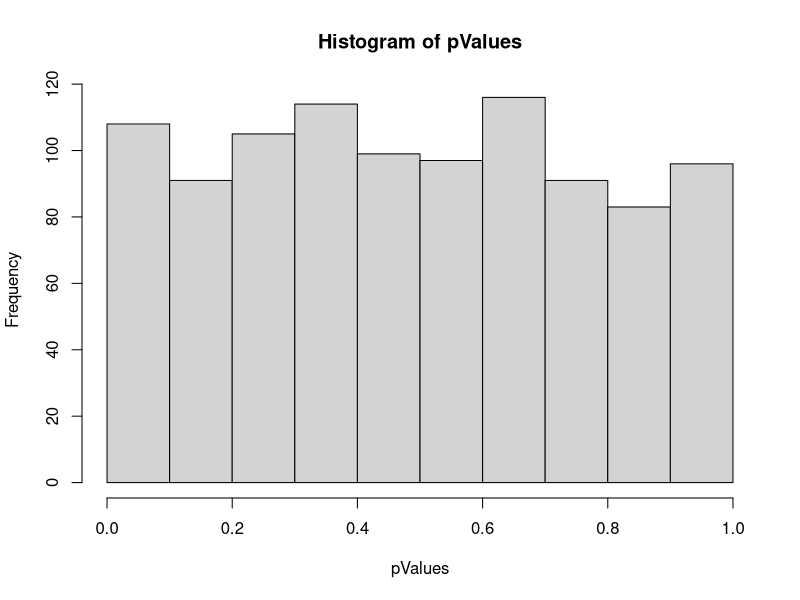

The R source for this figure: (Note: this script raises an error after producing the figure.)
# this function will find the p-value for a two-sided t-test of a null
# hypothesis
find.p.value <- function(n) {
	# generate random normal sample N(0,1)
	r <- rnorm(n,0,1)

	# perform a two-sided t-test of null hypothesis
	result <- t.test(r,alternative = c("two.sided"))

	# extract the p-value
	return(result$p.value)
}
# Simulate the expermient for 1000 times and for different values of n
n <- c(5, 10, 30, 100);

nsim <- 1000;

# initiailize the vector that will hold all the p-values
pValues <- numeric(0);
for(i in n) {
	pValues <- replicate(nsim, find.p.value(i));	

	# plot the histogram
	hist(pValues);

	# generate a random uniform distribution with N = nsim
	u <- runif(nsim,0,1);

	# perform chi-squared goodness of fit test
	chisq.test(mydata,u);
	
	pValues <- numeric(0);
} 